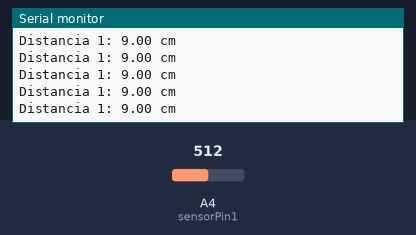
Simulated run of this sketch. Board: Arduino Uno, built with avr-gcc and run on an emulated ATmega328P. Shown: the last lines printed to the serial monitor. The inputs (shaded band) are chosen by the test bench; at power-on: A4 (sensorPin1) = 512.

Above: at 1.2 s.
1.3 s: A4 (sensorPin1) set to 716
At 1.31 s:
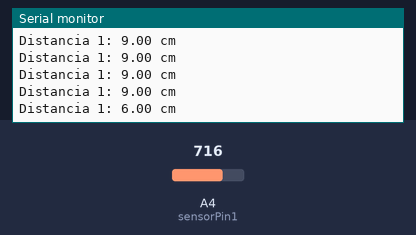
2.8 s: A4 (sensorPin1) set to 900
At 2.82 s:
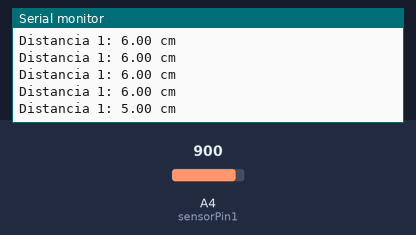
Timing chart, 0 to 5.8 s (numbered marks = the images above; inputs shaded):
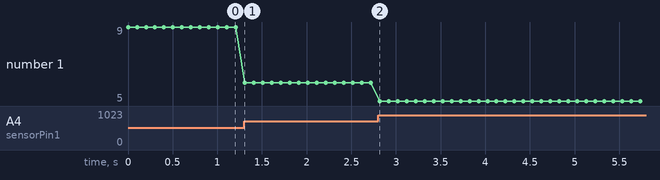

Measured:
- after the input at 1.3 s, the serial monitor: prints a new line at once (image 1)
- after the input at 2.8 s, the serial monitor: prints a new line at once (image 2)
- plotted number 1: 9 → 6 after the input at 1.3 s, 6 → 5 after the input at 2.8 s

The sketch:

sensordistancia.ino
```cpp
//Welcome to tres sensores de distancia team fulvineitor// (Este equipo es mi equipo principal),chicas las quiero mucho,No me saquen del grupo po favo //noh vamoh pa cartagena!! ,solarte desgraciao,jhonatan devuelvenos las camisetas!!,Esteban no lleves tu moto a cartagena plisss :_(

// Definir los pines de los sensores
const int sensorPin1 = A4;   // Pin analógico para el primer sensor
//const int sensorPin2 = A1;   // Pin analógico para el segundo sensor
//const int sensorPin3 = A2;   // Pin analógico para el tercer sensor

void setup() {
  Serial.begin(9600);  // Inicializar la comunicación serial
}

void loop() {
  // Leer las distancias de los sensores
  float distancia1 = leerDistancia(sensorPin1);
  //float distancia2 = leerDistancia(sensorPin2);
  //float distancia3 = leerDistancia(sensorPin3);

  // Mostrar las distancias en el Monitor Serie
  Serial.print("Distancia 1: ");
  Serial.print(distancia1);
  Serial.println(" cm");

  /*Serial.print("Distancia 2: ");
  Serial.print(distancia2);
  Serial.println(" cm");

  Serial.print("Distancia 3: ");
  Serial.print(distancia3);
  Serial.println(" cm");*/

  delay(100);  // Esperar 1 segundo antes de la siguiente lectura
}

// Función para leer la distancia desde un sensor
float leerDistancia(int pin) {
  // Leer el valor analógico del sensor
  int lectura = analogRead(pin);

  // Calcular la distancia en centímetros utilizando una fórmula empírica
  float distancia = 4800 / (lectura - 20);

  return distancia;
}
```
